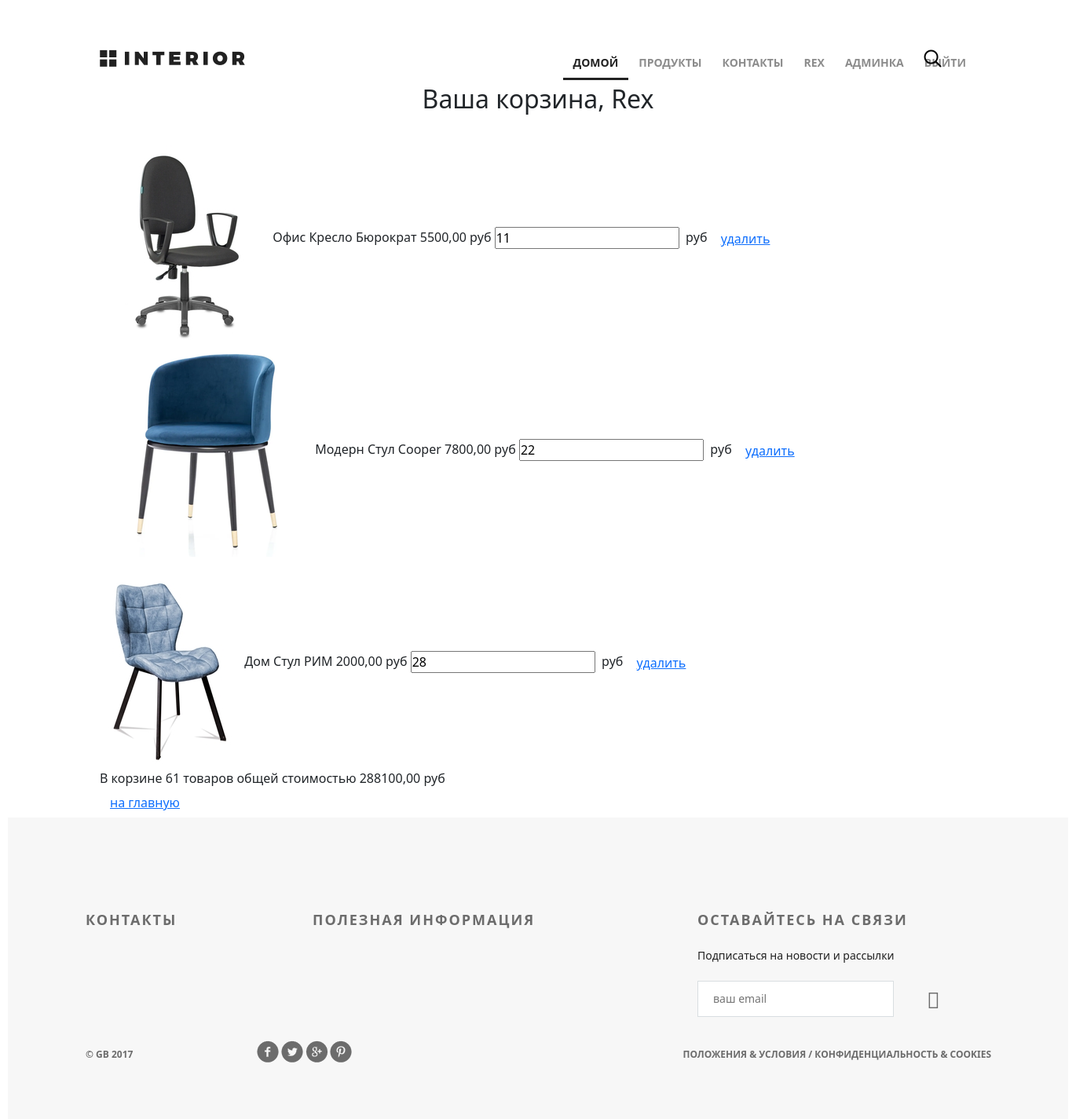
/basket/ (signed in), run on an earlier commit of the app's database.
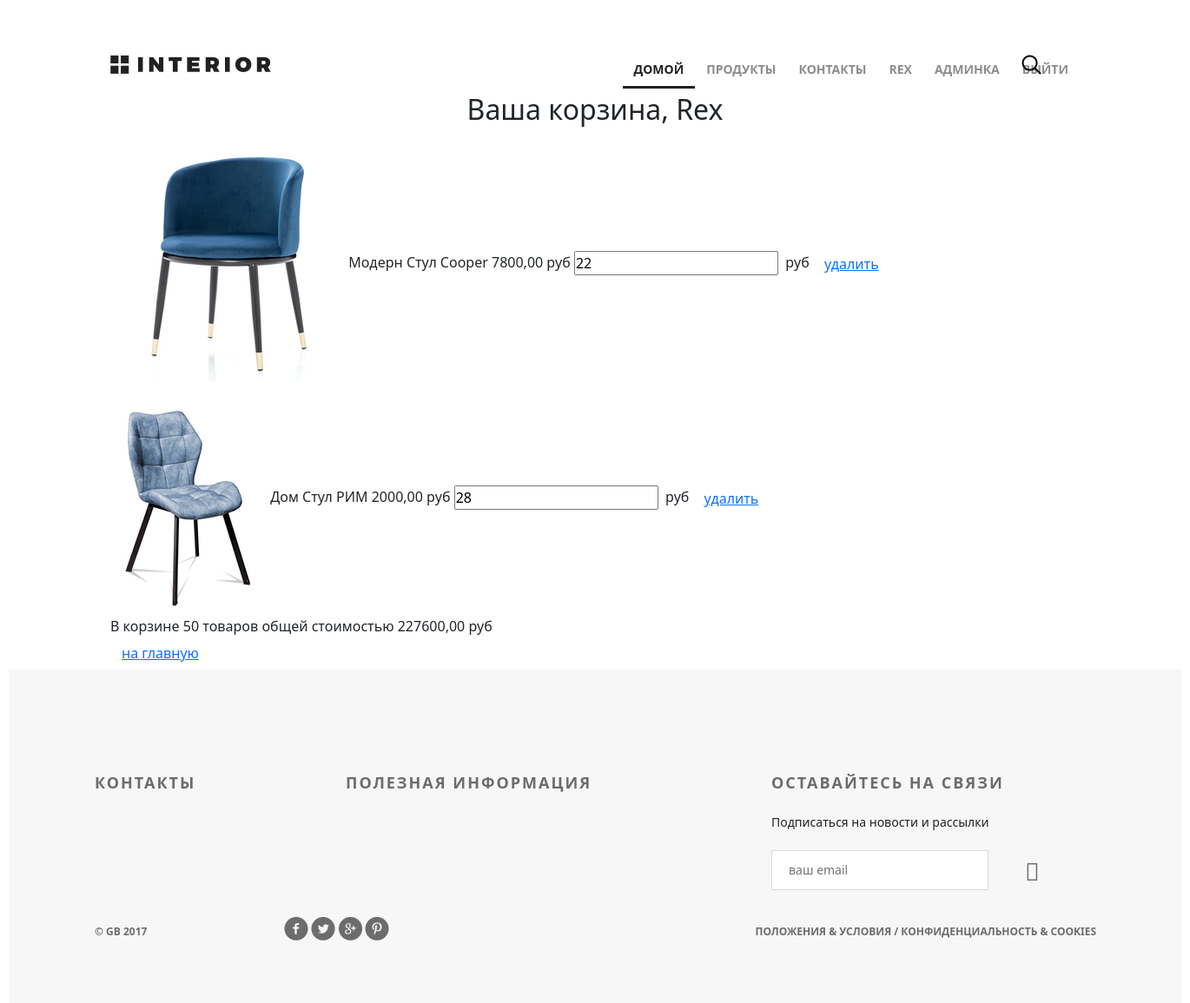
And on a later commit of the database.
### basketapp/models.py (models this page shows)
class Basket(models.Model):
    user = models.ForeignKey(
        settings.AUTH_USER_MODEL,
        on_delete=models.CASCADE,
        related_name='basket',
    )
    product = models.ForeignKey(
        Product,
        on_delete=models.CASCADE,
    )
    quantity = models.PositiveIntegerField(verbose_name='количество', default=0)
    add_datetime = models.DateTimeField(verbose_name='время', auto_now_add=True)
    @property
    def product_cost(self):
        return self.product.price * self.quantity
    @property
    def total_quantity(self):
        _items = Basket.objects.filter(user=self.user)
        _total_quantity = sum(list(map(lambda x: x.quantity, _items)))
        return _total_quantity
    @property
    def total_cost(self):
        _items = Basket.objects.filter(user=self.user)
        _total_cost = sum(list(map(lambda x: x.product_cost, _items)))
        return _total_cost

### mainapp/models.py (models this page shows, shortened)
class Product(models.Model):
    category = models.ForeignKey(ProductCategory, on_delete=models.CASCADE)
    name = models.CharField(verbose_name='имя продукта', max_length=128)
    image = models.ImageField(upload_to='products_images', blank=True)
    short_desc = models.CharField(verbose_name='краткое описание продукта', max_length=60, blank=True)
    description = models.TextField(verbose_name='описание продукта', blank=True)
    price = models.DecimalField(verbose_name='цена продукта', max_digits=8, decimal_places=2, default=0)
    quantity = models.PositiveIntegerField(verbose_name='количество на складе', default=0)
    is_active = models.BooleanField(default=True)

class ProductCategory(models.Model):
    name = models.CharField(verbose_name='имя', max_length=64, unique=True)
    description = models.TextField(verbose_name='описание', blank=True)
    created = models.DateTimeField(auto_now_add=True)
    updated = models.DateTimeField(auto_now=True)
    is_active = models.BooleanField(default=True)

### authapp/models.py (models this page shows)
class ShopUser(AbstractUser):
    avatar = models.ImageField(upload_to='users_avatars', blank=True)
    age = models.PositiveIntegerField(verbose_name='возраст')

### basketapp/views.py (the view)
# urls.py: path('', basketapp.basket, name='index'),
@login_required
def basket(request):
    title = 'корзина'
    basket_items = Basket.objects.filter(user=request.user).order_by('product__category')
    context = {
        'title': title,
        'basket_items': basket_items,
    }
    return render(request, 'basketapp/basket.html', context=context)

### basketapp/templates/basketapp/basket.html (shortened to what this page needs)
{% extends 'geekshop/base.html' %}
{% load static %}
{% block css %}
    <link href="https://cdn.jsdelivr.net/npm/bootstrap@5.0.2/dist/css/bootstrap.min.css" rel="stylesheet">
{% endblock %}
{% block content %}
    <div class="header clearfix">
        {% include 'geekshop/includes/main_menu.html' %}
        <a href="#" class="basket"></a>
    </div>
    <div class="h2 text-center head">
      Ваша корзина,
      {% if user.first_name %}
        {{ user.first_name|title}}
      {% else %}
        Пользователь
      {% endif %}
    </div>
    {% include 'basketapp/includes/inc_basket_list.html' %}
{% endblock %}

### basketapp/templates/basketapp/includes/inc_basket_list.html
 <div class="basket_list mt-4">
  {% for item in basket_items %}
    <div class="basket_record">
      <img src="/media/{{ item.product.image }}"
           alt="{{ item.product.short_desc }}">
      <span class="category_name">{{ item.product.category.name }}</span>
      <span class="product_name">{{ item.product.name }}</span>
      <span class="product_price">{{ item.product.price }}&nbspруб</span>
      <input type="number" name="{{ item.pk }}"
                           min="0"
                           value="{{ item.quantity }}">
      <span class="product_cost">{{ item.cost }}&nbspруб</span>
      <button class="btn btn-round">
        <a href="{% url 'basket:remove' item.pk %}" class="">
          удалить
        </a>
      </button>
    </div>
  {% endfor %}
  {% if basket_items %}
    <div class="basket_summary">
      В корзине {{ basket_items.0.total_quantity }} товаров общей стоимостью
                {{ basket_items.0.total_cost }} руб
    </div>
  {% endif %}
    <button class="btn btn-round">
      <a href="{% url 'index' %}">на главную</a>
    </button>
  </div>

What changed in the data, as far as the page shows it:
removed Basket: product.image (picture), product.category.name "Офис", product.name "Кресло Бюрократ", product.price "5500,00", quantity "11", user+quantity "61", user+product+quantity "288100,00"
Also different on the page:
{{ basket_items.0.total_quantity }}: "61" → "50"
{{ basket_items.0.total_cost }}: "288100,00" → "227600,00"
